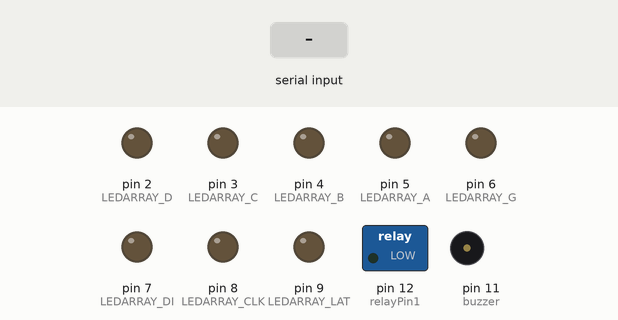
The sketch below on a simulated Arduino Uno, built with avr-gcc and run on an emulated ATmega328P. On the bench: switched loads named in the sketch (green lamp = pin HIGH), output pins drawn as LEDs (lit = HIGH), buzzer (waves = sounding, pin HIGH). Dashed ring = blinking. The inputs (shaded band) are chosen by the test bench.

Above: at 1.2 s.
1.3 s: "incendio\n" received over Serial
At 2.3 s:
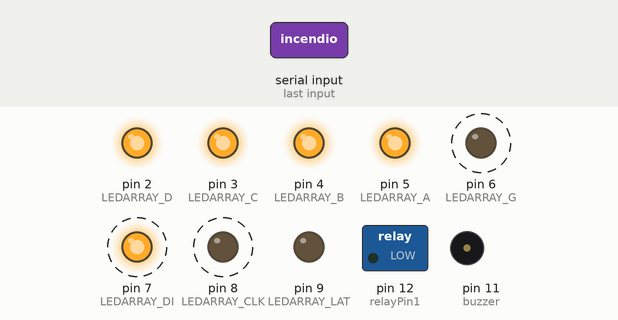
At 3.58 s:
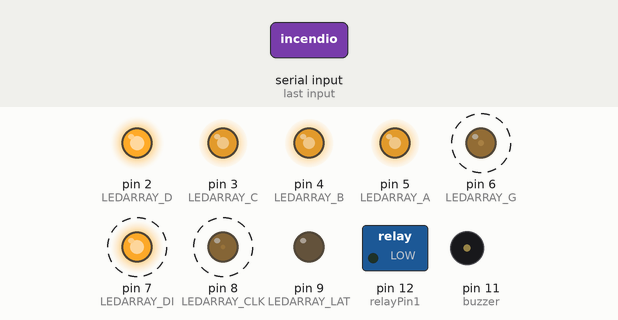
Timing chart, 0 to 5.1 s (numbered marks = the images above; inputs shaded):
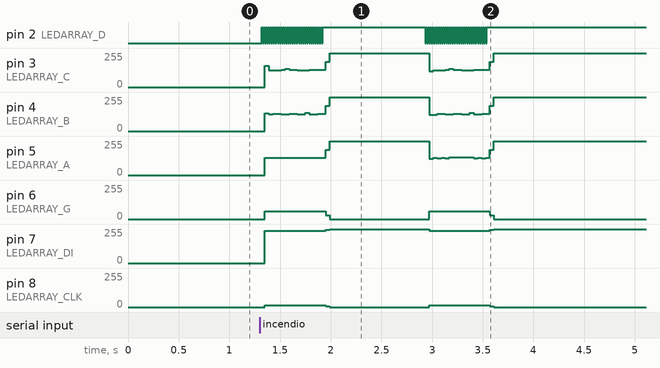

Measured:
- after the input at 1.3 s, pin 2 (LEDARRAY_D): goes 29 × (HIGH 0.01 s, LOW 0.01 s), HIGH 1.0 s, 29 × (LOW 0.01 s, HIGH 0.01 s), LOW 0.01 s, then HIGH, starting at once; pin 6 (LEDARRAY_G): alternates 57/255 for 0.60 s and 0/255 for 1.0 s, 4 changes in all, then stays 0/255, starting after 0.05 s

The sketch:

arduino_mod.ino
```cpp
#include <Arduino.h>
#include "MLD.h"
#include"matrix.h"


//IO
#define LEDARRAY_D 2
#define LEDARRAY_C 3
#define LEDARRAY_B 4
#define LEDARRAY_A 5
#define LEDARRAY_G 6
#define LEDARRAY_DI 7
#define LEDARRAY_CLK 8
#define LEDARRAY_LAT 9
int relayPin1 = 12;
int relayPin2 = 10;
int tempo = 144;

int buzzer = 11;
int pinArray[] = {LEDARRAY_D, LEDARRAY_C, LEDARRAY_B, LEDARRAY_A, LEDARRAY_G, LEDARRAY_DI, LEDARRAY_CLK, LEDARRAY_LAT};

unsigned char Display_Buffer[2];
bool playMelody = false;
unsigned int Word1[32];


bool fire = false;  // 火的狀態
int notes = sizeof(melody) / sizeof(melody[0]) / 2;
bool lu = false;
int wholenote = (60000 * 4) / tempo;

int divide = 0, noteDuration = 0;
void SceneToWord(unsigned char Scene[16][16]){
  int i, k;
  unsigned int value;
  clearWord();
  for(i = 0; i < 16; i++){
    for(k = 0; k < 16; k++){
      if(i < 8){
        value = Scene[i][k] << (7 - i);
        Word1[15 - k] += value;
      } else {
        value = Scene[i][k] << (15 - i);
        Word1[31 - k] += value;
      }
    }
  }
}

void setup() {
  for (int i = 0; i < sizeof(pinArray)/sizeof(pinArray[0]); i++) {
    pinMode(pinArray[i], OUTPUT);
  }
  Serial.begin(9600);
  pinMode(buzzer, OUTPUT);
  pinMode(relayPin1, OUTPUT);
}

void Display(unsigned int dat[]) {
  unsigned char i;
  for(i = 0 ; i < 16 ; i++){
    digitalWrite(LEDARRAY_G, HIGH);
    Display_Buffer[0] = dat[i];
    Display_Buffer[1] = dat[i+16];
    Send(Display_Buffer[1]);
    Send(Display_Buffer[0]);
    digitalWrite(LEDARRAY_LAT, HIGH);
    delayMicroseconds(1);
    digitalWrite(LEDARRAY_LAT, LOW);
    delayMicroseconds(1);
    Scan_Line(i);
    digitalWrite(LEDARRAY_G, LOW);
    delayMicroseconds(1000);
  }

}


void playTheMelody() {
  for (int thisNote = 0; thisNote < notes * 2; thisNote = thisNote + 2) {

    int divide = melody[thisNote + 1];
    int noteDuration;
    if (divide > 0) {
      noteDuration = (wholenote) / divide;
    } else if (divide < 0) {
      noteDuration = (wholenote) / abs(divide);
      noteDuration *= 1.5;  // dotted notes are 1.5 longer
    }

    tone(buzzer, melody[thisNote], noteDuration * 0.9);

    delay(noteDuration);

    noTone(buzzer);
  }
}
void Scan_Line(unsigned int m) {
  digitalWrite(LEDARRAY_D, m & 0x8 ? HIGH : LOW);
  digitalWrite(LEDARRAY_C, m & 0x4 ? HIGH : LOW);
  digitalWrite(LEDARRAY_B, m & 0x2 ? HIGH : LOW);
  digitalWrite(LEDARRAY_A, m & 0x1 ? HIGH : LOW);
}

void Send(unsigned int dat) {
  unsigned char i;
  digitalWrite(LEDARRAY_CLK, LOW);
  delayMicroseconds(1);
  digitalWrite(LEDARRAY_LAT, LOW);
  delayMicroseconds(1);

  for(i = 0 ; i < 8 ; i++){
    digitalWrite(LEDARRAY_DI, (dat & 0x01) ? HIGH : LOW);
    delayMicroseconds(1);
    digitalWrite(LEDARRAY_CLK, HIGH);
    delayMicroseconds(1);
    digitalWrite(LEDARRAY_CLK, LOW);
    delayMicroseconds(1);
    dat >>= 1;
  }

  // 增加延遲時間
  delayMicroseconds(10); // 調整此處的延遲時間
}


void clearWord(){
  for(int i = 0; i < 32; i++)
    Word1[i] = 0;
}


void fireEffect() {
  SceneToWord(Smile1);
  for (int kk = 0; kk < 10; kk++)
    Display(Word1);

  SceneToWord(Smile2);
  for (int kk = 0; kk < 10; kk++)
    Display(Word1);

  SceneToWord(Smile3);
  for (int kk = 0; kk < 10; kk++)
    Display(Word1);
  //delay(1000);  // 圖案之間的間隔時間（單位：毫秒），可以根據需要調整
}


void blankEffect() {
  SceneToWord(lblank);
  for (int kk = 0; kk < 100; kk++)
    Display(Word1);


  SceneToWord(blank);
  for (int kk = 0; kk < 100; kk++)
    Display(Word1);


}


void loop() {
  if (Serial.available() > 0) {
    String input = Serial.readStringUntil('\n');
    if (input == "incendio") {
      fire = true;
      playMelody = false;
    } else if (input == "aqua") {
      playMelody = true;
      fire = false;
    } else if (input == "arresto") {
      digitalWrite(relayPin1, HIGH);  // 打開繼電器，啟動馬達
      delay(4000);                    // 延遲4秒
      digitalWrite(relayPin1, LOW);   // 關閉繼電器，停止馬達
      playMelody = false;
      fire = false;
    }else if(input == "alohomora"){
      digitalWrite(relayPin2, HIGH);  // 打開繼電器，啟動馬達
      delay(4000);                    // 延遲4秒
      digitalWrite(relayPin2, LOW);   // 關閉繼電器，停止馬達
      playMelody = false;
      fire = false;
    }else if(input = "lumos"){
      lu = true;
      playMelody = false;
      fire = false;
    }
  }

  if (fire) {
    fireEffect();
    delay(1000);
    fireEffect();
    delay(5000);
    fire = false;
  } else if (playMelody) {
    playTheMelody();
    playMelody = false;  // Reset the flag after playing the melody
  }else if(lu){
    blankEffect();
    delay(100);
    lu = false;
  }
}
```

MLD.h
```cpp
#define NOTE_B0  31
#define NOTE_C1  33
#define NOTE_CS1 35
#define NOTE_D1  37
#define NOTE_DS1 39
#define NOTE_E1  41
#define NOTE_F1  44
#define NOTE_FS1 46
#define NOTE_G1  49
#define NOTE_GS1 52
#define NOTE_A1  55
#define NOTE_AS1 58
#define NOTE_B1  62
#define NOTE_C2  65
#define NOTE_CS2 69
#define NOTE_D2  73
#define NOTE_DS2 78
#define NOTE_E2  82
#define NOTE_F2  87
#define NOTE_FS2 93
#define NOTE_G2  98
#define NOTE_GS2 104
#define NOTE_A2  110
#define NOTE_AS2 117
#define NOTE_B2  123
#define NOTE_C3  131
#define NOTE_CS3 139
#define NOTE_D3  147
#define NOTE_DS3 156
#define NOTE_E3  165
#define NOTE_F3  175
#define NOTE_FS3 185
#define NOTE_G3  196
#define NOTE_GS3 208
#define NOTE_A3  220
#define NOTE_AS3 233
#define NOTE_B3  247
#define NOTE_C4  262
#define NOTE_CS4 277
#define NOTE_D4  294
#define NOTE_DS4 311
#define NOTE_E4  330
#define NOTE_F4  349
#define NOTE_FS4 370
#define NOTE_G4  392
#define NOTE_GS4 415
#define NOTE_A4  440
#define NOTE_AS4 466
#define NOTE_B4  494
#define NOTE_C5  523
#define NOTE_CS5 554
#define NOTE_D5  587
#define NOTE_DS5 622
#define NOTE_E5  659
#define NOTE_F5  698
#define NOTE_FS5 740
#define NOTE_G5  784
#define NOTE_GS5 831
#define NOTE_A5  880
#define NOTE_AS5 932
#define NOTE_B5  988
#define NOTE_C6  1047
#define NOTE_CS6 1109
#define NOTE_D6  1175
#define NOTE_DS6 1245
#define NOTE_E6  1319
#define NOTE_F6  1397
#define NOTE_FS6 1480
#define NOTE_G6  1568
#define NOTE_GS6 1661
#define NOTE_A6  1760
#define NOTE_AS6 1865
#define NOTE_B6  1976
#define NOTE_C7  2093
#define NOTE_CS7 2217
#define NOTE_D7  2349
#define NOTE_DS7 2489
#define NOTE_E7  2637
#define NOTE_F7  2794
#define NOTE_FS7 2960
#define NOTE_G7  3136
#define NOTE_GS7 3322
#define NOTE_A7  3520
#define NOTE_AS7 3729
#define NOTE_B7  3951
#define NOTE_C8  4186
#define NOTE_CS8 4435
#define NOTE_D8  4699
#define NOTE_DS8 4978
#define REST 0


int melody[] = {
  REST, 2, NOTE_D4, 4,
  NOTE_G4, -4, NOTE_AS4, 8, NOTE_A4, 4,
  NOTE_G4, 2, NOTE_D5, 4,
  NOTE_C5, -2,
  NOTE_A4, -2,
  NOTE_G4, -4, NOTE_AS4, 8, NOTE_A4, 4,
  NOTE_F4, 2, NOTE_GS4, 4,
  NOTE_D4, -1,
  NOTE_D4, 4,
  /*NOTE_G4, -4, NOTE_AS4, 8, NOTE_A4, 4,
  NOTE_G4, 2, NOTE_D5, 4,
  NOTE_F5, 2, NOTE_E5, 4,
  NOTE_DS5, 2, NOTE_B4, 4,
  NOTE_DS5, -4, NOTE_D5, 8, NOTE_CS5, 4,
  NOTE_CS4, 2, NOTE_B4, 4,
  NOTE_G4, -1,
  NOTE_AS4, 4,
  */

};
```

Source omitted: matrix.h (data table, 4498 bytes)
